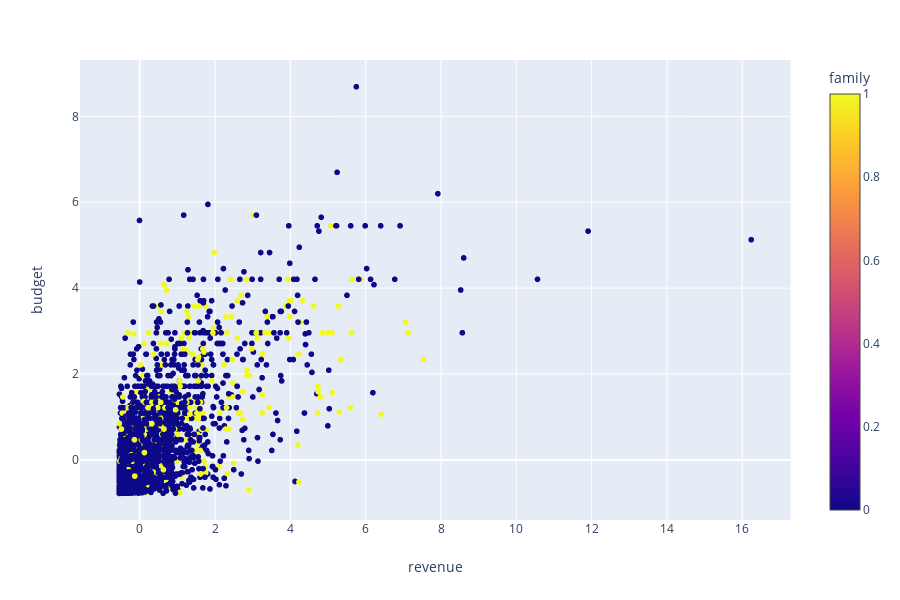

Notebook cell for this chart:
### Code cell
def normalize(np_arr):
    return (np_arr - np.mean(np_arr)) / np.std(np_arr)
movies_metadata['revenue'] = normalize(movies_metadata['revenue'])
movies_metadata['budget'] = normalize(movies_metadata['budget'])

px.scatter(movies_metadata, x="revenue", y="budget", hover_name="original_title", color = "family")

### Figure 1 — Plotly figure (JSON) as saved in the notebook; plotly's stock layout.template omitted (floating-point values rounded to 4 significant figures; data arrays with more than 128 entries replaced by an {"elided": "..."} marker saying what was removed)
{"data": [{"hoverlabel": {"namelength": 0}, "hovertemplate": "<b>%{hovertext}</b><br><br>revenue=%{x}<br>budget=%{y}<br>family=%{marker.color}", "hovertext": {"elided": "5381 str values"}, "legendgroup": "", "marker": {"color": {"elided": "5381 int values"}, "coloraxis": "coloraxis", "symbol": "circle"}, "mode": "markers", "name": "", "showlegend": false, "type": "scattergl", "x": {"elided": "5381 float values"}, "xaxis": "x", "y": {"elided": "5381 float values"}, "yaxis": "y"}], "layout": {"coloraxis": {"colorbar": {"title": {"text": "family"}}, "colorscale": [[0, "#0d0887"], [0.1111, "#46039f"], [0.2222, "#7201a8"], [0.3333, "#9c179e"], [0.4444, "#bd3786"], [0.5556, "#d8576b"], [0.6667, "#ed7953"], [0.7778, "#fb9f3a"], [0.8889, "#fdca26"], [1, "#f0f921"]]}, "height": 600, "legend": {"tracegroupgap": 0}, "margin": {"t": 60}, "xaxis": {"anchor": "y", "domain": [0, 0.98], "title": {"text": "revenue"}}, "yaxis": {"anchor": "x", "domain": [0, 1], "title": {"text": "budget"}}}}
